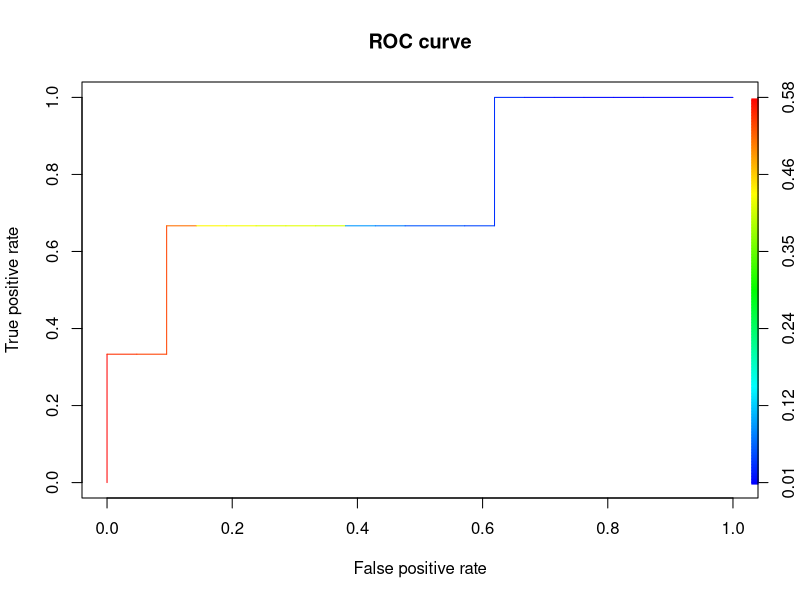
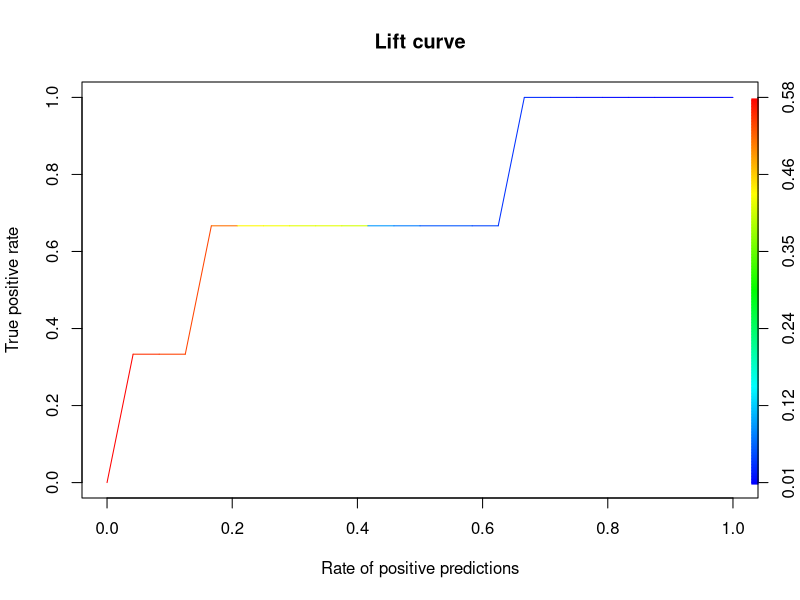

Recreate these plots in R, in order.
## ---- chunk 1
#install.packages('party')
#install.packages('ROCR')
#install.packages('rpart')
require(party)
require(ROCR)
require(rpart)
## ---- chunk 2
# Load the kyphosis data set.
df <- rpart::kyphosis
summary(df)
## ---- chunk 3
# Split randomly onto 70% training and 30% testing set
# Write your code below
set.seed(123)
divide <- sample(2,nrow(df),replace = TRUE, prob = c(0.7,0.3))
x_train <- df[divide == 1,]
x_test <- df[divide == 2,]
## ---- chunk 4
# load the libraries
#install.packages("caret")
#install.packages("e1071")
library(caret)
library(e1071)
# Do Not change the following code
model <- cforest(Kyphosis ~ ., data=x_train, control = cforest_unbiased(mtry = 3))
model
prediction_val <- predict(model, newdata=x_test)
prediction_val
# summarize results
confusionMatrix(prediction_val, x_test$Kyphosis)
## ---- chunk 5
# Use the above model and the validation set to create a ROC curve and Lift Chrat(Gaine chart)
# Write your code below
# ROC Curve
prob <- 1- unlist(treeresponse(model,newdata = x_test), use.names=F)[seq(1,nrow(x_test)*2,2)]
pred <- prediction(prob, x_test$Kyphosis)
roc <- performance(pred,"tpr","fpr")
plot(roc, main="ROC curve", colorize=T)
## ---- chunk 6
# Lift Curve
lift <- performance(pred,"tpr","rpp")
plot(lift, main="Lift curve", colorize=T)
